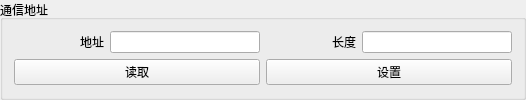
         <widget class="QGroupBox" name="groupBox_7">
          <property name="title">
           <string>通信地址</string>
          </property>
          <layout class="QGridLayout" name="gridLayout_3">
           <item row="0" column="0">
            <layout class="QHBoxLayout" name="horizontalLayout_36">
             <item>
              <layout class="QHBoxLayout" name="horizontalLayout_50">
               <item>
                <layout class="QHBoxLayout" name="horizontalLayout_51">
                 <item>
                  <widget class="QLabel" name="label_37">
                   <property name="sizePolicy">
                    <sizepolicy hsizetype="Fixed" vsizetype="Preferred">
                     <horstretch>0</horstretch>
                     <verstretch>0</verstretch>
                    </sizepolicy>
                   </property>
                   <property name="minimumSize">
                    <size>
                     <width>90</width>
                     <height>0</height>
                    </size>
                   </property>
                   <property name="maximumSize">
                    <size>
                     <width>90</width>
                     <height>16777215</height>
                    </size>
                   </property>
                   <property name="text">
                    <string>地址</string>
                   </property>
                   <property name="alignment">
                    <set>Qt::AlignRight|Qt::AlignTrailing|Qt::AlignVCenter</set>
                   </property>
                  </widget>
                 </item>
                 <item>
                  <widget class="QLineEdit" name="SA_box">
                   <property name="sizePolicy">
                    <sizepolicy hsizetype="Fixed" vsizetype="Fixed">
                     <horstretch>0</horstretch>
                     <verstretch>0</verstretch>
                    </sizepolicy>
                   </property>
                   <property name="minimumSize">
                    <size>
                     <width>150</width>
                     <height>0</height>
                    </size>
                   </property>
                   <property name="maximumSize">
                    <size>
                     <width>100000</width>
                     <height>16777215</height>
                    </size>
                   </property>
                   <property name="text">
                    <string/>
                   </property>
                  </widget>
                 </item>
                </layout>
               </item>
               <item>
                <layout class="QHBoxLayout" name="horizontalLayout_54">
                 <item>
                  <widget class="QLabel" name="label_38">
                   <property name="sizePolicy">
                    <sizepolicy hsizetype="Fixed" vsizetype="Preferred">
                     <horstretch>0</horstretch>
                     <verstretch>0</verstretch>
                    </sizepolicy>
                   </property>
                   <property name="minimumSize">
                    <size>
                     <width>90</width>
                     <height>0</height>
                    </size>
                   </property>
                   <property name="maximumSize">
                    <size>
                     <width>90</width>
                     <height>16777215</height>
                    </size>
                   </property>
                   <property name="text">
                    <string>长度</string>
                   </property>
                   <property name="alignment">
                    <set>Qt::AlignRight|Qt::AlignTrailing|Qt::AlignVCenter</set>
                   </property>
                  </widget>
                 </item>
                 <item>
                  <widget class="QLineEdit" name="SA_len_box">
                   <property name="sizePolicy">
                    <sizepolicy hsizetype="Fixed" vsizetype="Fixed">
                     <horstretch>0</horstretch>
                     <verstretch>0</verstretch>
                    </sizepolicy>
                   </property>
                   <property name="minimumSize">
                    <size>
                     <width>150</width>
                     <height>0</height>
                    </size>
                   </property>
                   <property name="maximumSize">
                    <size>
                     <width>100000</width>
                     <height>16777215</height>
                    </size>
                   </property>
                  </widget>
                 </item>
                </layout>
               </item>
              </layout>
             </item>
            </layout>
           </item>
           <item row="1" column="0">
            <layout class="QHBoxLayout" name="horizontalLayout_57">
             <item>
              <widget class="QPushButton" name="SA_read_b">
               <property name="text">
                <string>读取</string>
               </property>
              </widget>
             </item>
             <item>
              <widget class="QPushButton" name="SA_set_b">
               <property name="text">
                <string>设置</string>
               </property>
              </widget>
             </item>
            </layout>
           </item>
          </layout>
         </widget>
